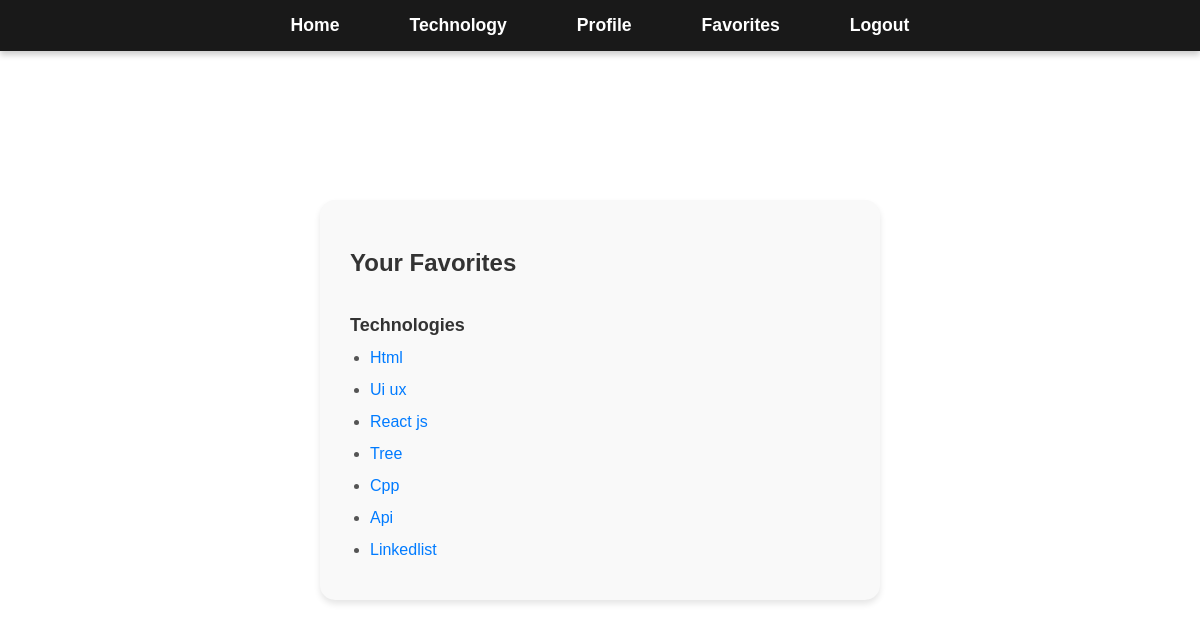
The app's page /favorites (signed in) with its own data.
### tables this page shows
CREATE TABLE favorites (
            id INTEGER PRIMARY KEY AUTOINCREMENT,
            user_id INTEGER NOT NULL,
            tech_name TEXT NOT NULL,
            FOREIGN KEY (user_id) REFERENCES users(id)
        );

### app.py (the view)
@app.route('/favorites')
def favorites():
    if 'user_id' not in session:
        flash('You must be logged in to view your favorites.', 'error')
        return redirect(url_for('login'))
    user_id = session['user_id']
    conn = get_db_connection()
    favorites = conn.execute('SELECT tech_name FROM favorites WHERE user_id = ?', (user_id,)).fetchall()
    conn.close()
    favorite_techs = [favorite['tech_name'] for favorite in favorites]
    return render_template('favorites.html', favorites=favorite_techs)

### app.py (called while the page is built)
def get_db_connection():
    conn = sqlite3.connect('tech_vision.db')
    conn.row_factory = sqlite3.Row
    return conn

### templates/favorites.html (shortened to what this page needs)
<!DOCTYPE html>
<html lang="en">
<head>
    <link rel="stylesheet" href="{{ url_for('static', filename='css/profile.css') }}">
</head>
<body>
    <header>
        <nav>
            <ul class="center-links">
                <li><a href="{{ url_for('index') }}" id="home-btn">Home</a></li>
                <li><a href="{{ url_for('technology_home') }}">Technology</a></li>
                <li><a href="{{ url_for('profile') }}">Profile</a></li>
                <li class="active"><a href="{{ url_for('favorites') }}">Favorites</a></li>
                <li class="logout"><a href="{{ url_for('logout') }}">Logout</a></li>
            </ul>
        </nav>
    </header>
    <section class="tech-section">
        <h2>Your Favorites</h2>
        <h3 id="favorites-heading">Technologies</h3>
        <div id="favorite-techs">
            {% if favorites %}
                <ul>
                    {% for tech in favorites %}
                        <li>
                            <a href="{{ url_for('technology', tech_name=tech|lower) }}">{{ tech|capitalize }}</a>
                        </li>
                    {% endfor %}
                </ul>
            {% else %}
                <p>You haven't added any favorite technologies yet.</p>
            {% endif %}
        </div>
    </section>
</body>
</html>

### static/css/profile.css (style rules this page uses)
body { display: flex; flex-direction: column; margin: 0; font-family: Arial, sans-serif; background-image: url('https://i.pinimg.com/originals/8e/f5/b2/8ef5b2088947661859ed3f0d2ff67349.jpg'); background-size: cover; background-position: center; height: 100vh; }
header { position: fixed; top: 0; width: 100%; background-color: rgba(0, 0, 0, 0.9); padding: 15px 0; z-index: 100; box-shadow: 0 4px 6px rgba(0, 0, 0, 0.2); }
.center-links { list-style-type: none; margin: 0; padding: 0; display: flex; justify-content: center; gap: 30px; }
.center-links li a { text-decoration: none; color: white; font-size: 1.1rem; font-weight: bold; padding: 10px 20px; border-radius: 5px; transition: all 0.3s ease; }
h2 { margin-bottom: 10px; font-size: 24px; color: #333; }
h3 { margin-bottom: 15px; font-size: 20px; color: #007bff; }
.tech-section { display: flex; flex-direction: column; justify-content: center; align-items: flex-start; margin: auto; padding: 30px; width: 100%; max-width: 500px; background-color: #f9f9f9; border-radius: 15px; box-shadow: 0 4px 6px rgba(0, 0, 0, 0.1); text-align: left; }
.tech-section h2 { font-size: 24px; font-weight: bold; color: #333; margin-bottom: 20px; }
.tech-section h3 { font-size: 18px; font-weight: bold; color: #333; margin-bottom: 10px; }
.tech-section ul { list-style-type: disc; padding-left: 20px; margin: 0; }
.tech-section li { font-size: 16px; color: #555; margin-bottom: 8px; line-height: 1.5; }
.tech-section a { text-decoration: none; color: #007bff; }

### records on screen
favorites: tech_name "Html"
favorites: tech_name "Ui ux"
favorites: tech_name "React js"
favorites: tech_name "Tree"
favorites: tech_name "Cpp"
favorites: tech_name "Api"
favorites: tech_name "Linkedlist"
